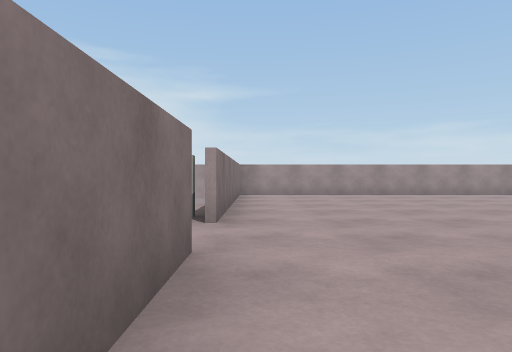
[1] (above)

15 first-person views from a walk through a scene from a Unity 3-D project. The camera is 0.56 m above the floor, looks level and sees 70° across. The floor is counted in squares, 1 m on a side. Each view is taken from the middle of a square. On the plan, view 1 faces up. The plan holds only what a view shows up to about 10 squares ahead; the rest is blank. The place goes on beyond the plan. Some animated figures are left out. Surface patterns are stand-ins for the level's own textures.

[2]
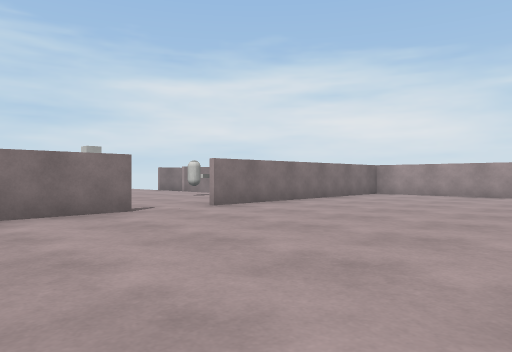

[3]
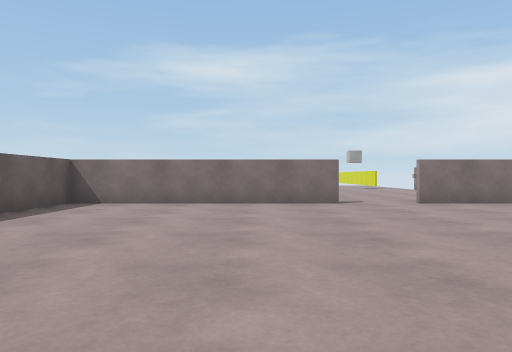

[4]
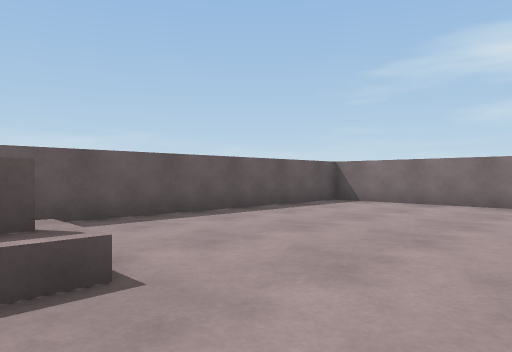

[5]
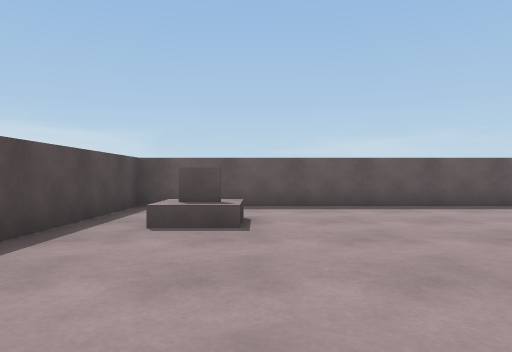

[6]
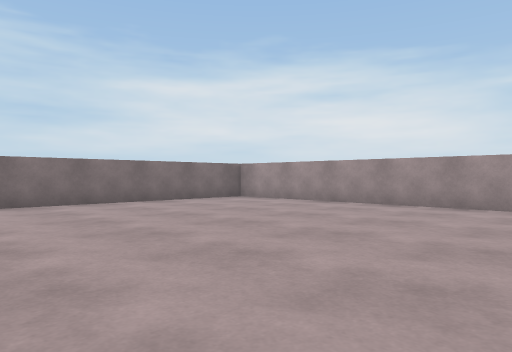

[7]
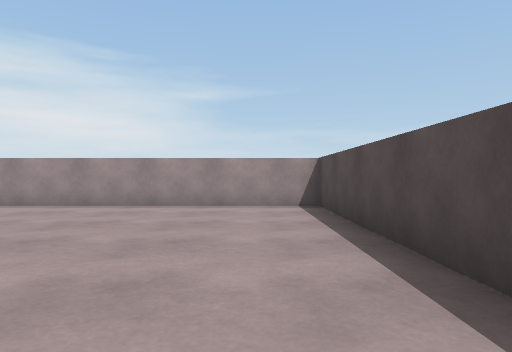

[8]
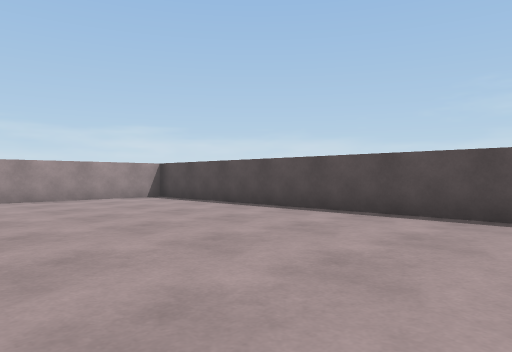

[9]
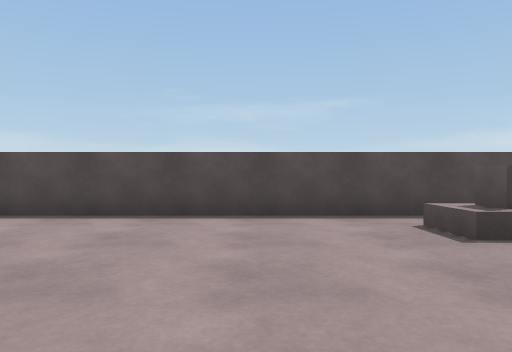

[10]
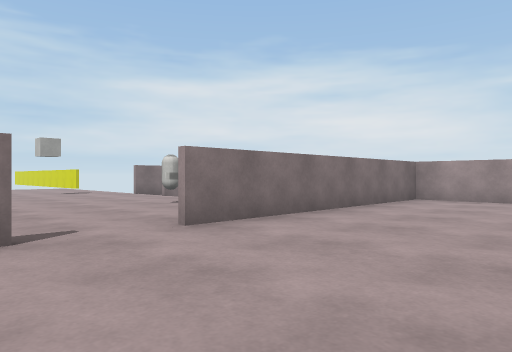

[11]
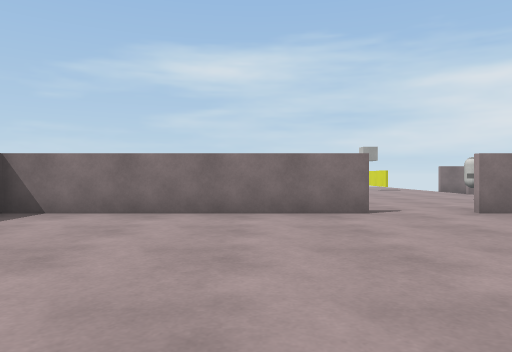

[12]
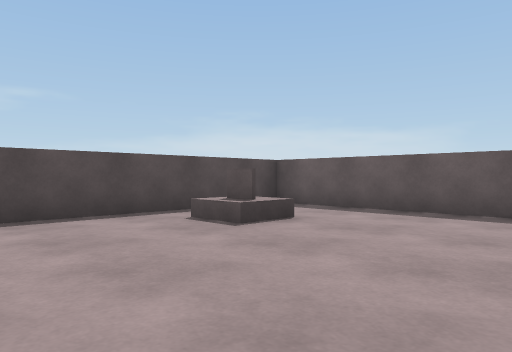

[13]
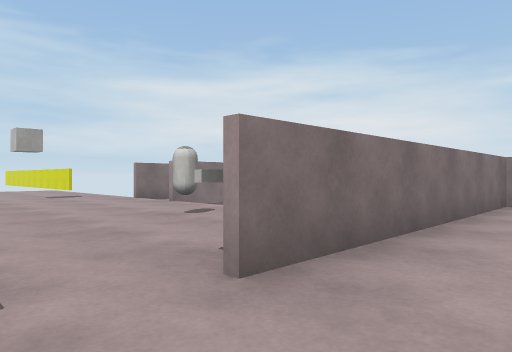

[14]
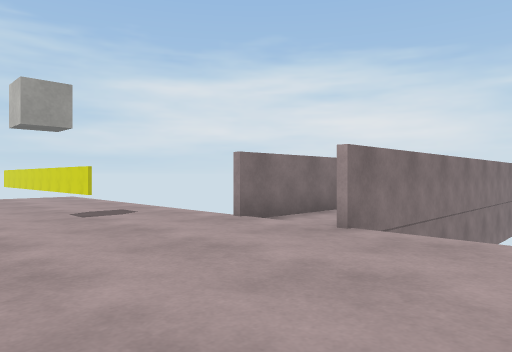

[15]
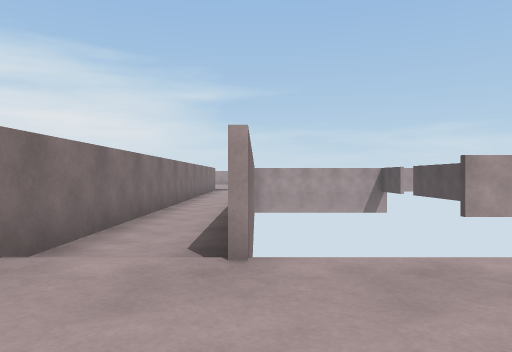

### Floor plan
Key: @ floor where view 1 was taken; # wall or solid block; . main floor; - floor 0.05 m lower than the main floor; O other object.
Columns run from 14 left of view 1 to 8 right of it. Each row starts with its distance up from view 1.
 16         #
 15       #-#
 14       #-#
 13       #-#
 12       #-#
 11       #-#    ##########
 10       #-#    #........#
  9       #-#    #........#
  8       #-#    #........#
  7 ............ #........#
  6 ..........O..#........#
  5   ...........#........#
  4       ................#
  3           ............#
  2              #........#
  1              #........#
  0              #@.....OO#
 -1              #.......O#
 -2              #........#
 -3              ##########

Where each view was taken, in squares from view 1:
view 1: 0 up, 0 right, facing up
view 2: 0 up, 5 right, facing up-left
view 3: 1 up, 7 right, facing left
view 4: 2 up, 7 right, facing down-left
view 5: 4 up, 6 right, facing down
view 6: 4 up, 7 right, facing up-left
view 7: 4 up, 7 right, facing up
view 8: 2 up, 3 right, facing up-right
view 9: 2 up, 3 right, facing right
view 10: 2 up, 3 right, facing up-left
view 11: 1 up, 5 right, facing left
view 12: 3 up, 3 right, facing down-right
view 13: 3 up, 1 right, facing up-left
view 14: 4 up, 4 left, facing up-left
view 15: 5 up, 6 left, facing up
